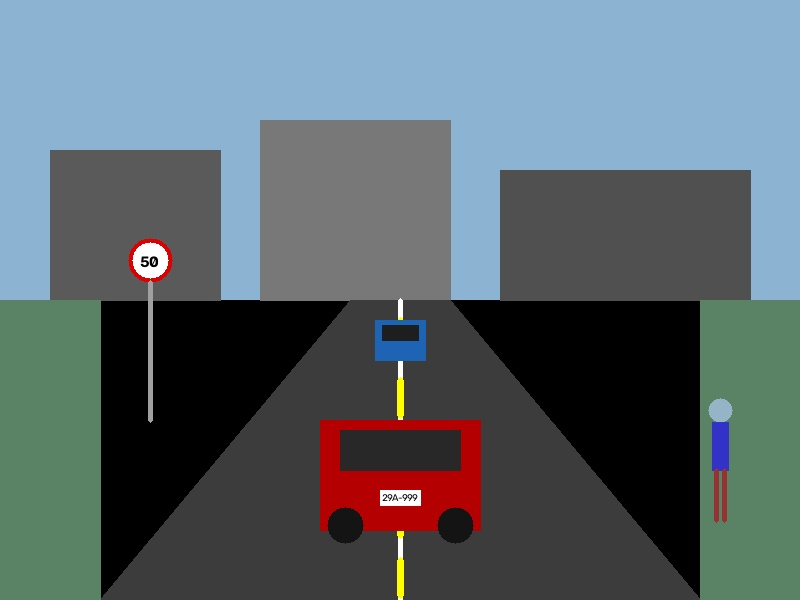
#> input picture assets/sample_traffic.jpg, 800 x 600 px
$ python benchmark_t1.py -i ../assets/sample_traffic.jpg   (older library calls are emulated)
#> lines starting #> are read from the running program, lines starting #| are printed output that depends on the picture; after the words box and inside, x2 and y2 are one past the last pixel; in counts of white or black regions, pixels touching at a corner belong together
import os
import sys
import math

if sys.platform.startswith('win'):
    try:
        sys.stdout.reconfigure(encoding='utf-8')
        sys.stderr.reconfigure(encoding='utf-8')
    except Exception:
        pass

import cv2
import numpy as np
import matplotlib.pyplot as plt

def ensure_dirs():
    os.makedirs("assets", exist_ok=True)
    os.makedirs("logs", exist_ok=True)

# [54 lines left out: function generate_or_load_sample_image, not called in this run]

def compute_entropy(gray):
    """Tính độ hỗn loạn thông tin (Shannon Entropy)"""
    hist = cv2.calcHist([gray], [0], None, [256], [0, 256])
    hist = hist / (hist.sum() + 1e-7)
    non_zero = hist[hist > 0]
    return float(-np.sum(non_zero * np.log2(non_zero)))

def calculate_sensor_health(img):
    """
    Tính các chỉ số đo lường chất lượng quang học của Camera ADAS
    - Naive Laplacian Variance (dễ bị nhiễu hạt mưa đánh lừa)
    - Robust Laplacian Variance (sau khi tách nhiễu thông thấp)
    - Glare / Overexposure Ratio (% diện tích bị bão hòa trắng)
    - Shannon Entropy (lượng thông tin/tương phản)
    - Health Score (Chỉ số sức khỏe tổng hợp 0 - 100%)
    """
    gray = cv2.cvtColor(img, cv2.COLOR_BGR2GRAY)

    # 1. Naive Blur Metric
    naive_lap_var = float(cv2.Laplacian(gray, cv2.CV_64F).var())

    # 2. Robust Blur Metric (Dùng Median Filter loại bỏ nhiễu hạt mưa/muối tiêu cao tần)
    prefiltered = cv2.medianBlur(gray, 5)
    robust_lap_var = float(cv2.Laplacian(prefiltered, cv2.CV_64F).var())

    # Đo mức độ nhiễu hạt cao tần (Noise residual)
    noise_residual = float(np.std(gray.astype(np.float32) - prefiltered.astype(np.float32)))

    # 3. Overexposure / Glare: Tỷ lệ pixel > 240
    overexp_ratio = float((np.sum(gray > 240) / gray.size) * 100.0)

    # 4. Entropy
    entropy_val = compute_entropy(gray)

    # 5. Robust Composite Camera Health Score
    # Baseline tham chiếu: RobLap ~ 265.0 là tối ưu (100%)
    sharpness_score = min(100.0, (robust_lap_var / 265.0) * 100.0)
    # Phạt nếu bị lóa sáng quá 1%
    glare_penalty = min(100.0, overexp_ratio * 5.0)
    # Phạt nếu nhiễu hạt mưa/tuyết vượt ngưỡng (> 3.0)
    noise_penalty = min(100.0, max(0.0, (noise_residual - 3.0) * 6.0))

    composite_health = max(0.0, min(100.0, (sharpness_score * 0.7) + (100.0 - glare_penalty) * 0.3 - noise_penalty * 0.4))

    return round(naive_lap_var, 1), round(robust_lap_var, 1), round(overexp_ratio, 1), round(entropy_val, 2), round(composite_health, 1)

def apply_corruption(img, level):
    """Tạo 5 cấp độ suy giảm môi trường theo nuScenes-C standard"""
    h, w = img.shape[:2]

    if level == 0:
        return img.copy(), "L0: Baseline (Clear)"
    elif level == 1:
        # Nhòe nhẹ do rung nhẹ / vận tốc nhỏ
        k = 9
        res = cv2.GaussianBlur(img, (k, k), 0)
        return res, "L1: Mild Blur (k=9)"
    elif level == 2:
        # Nhòe vừa do sương mù / lens mờ
        k = 21
        res = cv2.GaussianBlur(img, (k, k), 0)
        return res, "L2: Moderate Blur (k=21)"
    elif level == 3:
        # Nhòe nặng + nhiễu hạt mưa (Rain/Noise)
        k = 33
        blurred = cv2.GaussianBlur(img, (k, k), 0)
        noise = np.random.normal(0, 15, blurred.shape).astype(np.float32)
        res = np.clip(blurred.astype(np.float32) + noise, 0, 255).astype(np.uint8)
        return res, "L3: Heavy Blur + Rain Noise"
    elif level == 4:
        # Failure Case nghiêm trọng: Blur nặng + Chói nắng trực diện (Sun Glare)
        k = 29
        blurred = cv2.GaussianBlur(img, (k, k), 0)
        # Mô phỏng đốm lóa sáng cực mạnh (Sun glare) chiếu thẳng vào camera ADAS
        glare = np.zeros((h, w, 3), dtype=np.float32)
        cv2.circle(glare, (w // 2, int(h * 0.4)), 180, (255, 255, 255), -1)
        glare = cv2.GaussianBlur(glare, (121, 121), 0)
        res = np.clip(blurred.astype(np.float32) + glare * 0.9, 0, 255).astype(np.uint8)
        return res, "L4: Severe Blur + Glare (Failure Case)"

def run_detection_proxy(img):
    """
    Bộ nhận diện proxy kết hợp Contour Saliency + Edge Confidence
    Mô phỏng khả năng trích xuất vật thể (Xe, người) của mạng nơ-ron nhận diện.
    Trả về: số lượng đối tượng nhận diện được, confidence trung bình, và ảnh vẽ bounding box.
    """
    gray = cv2.cvtColor(img, cv2.COLOR_BGR2GRAY)
    # Canny edge detector
    edges = cv2.Canny(gray, 50, 150)
    contours, _ = cv2.findContours(edges, cv2.RETR_EXTERNAL, cv2.CHAIN_APPROX_SIMPLE)

    annotated = img.copy()
    valid_boxes = []

    for cnt in contours:
        area = cv2.contourArea(cnt)
        if area > 450:  # Lọc nhiễu quá nhỏ
            x, y, bw, bh = cv2.boundingRect(cnt)
            # Tỷ lệ khung hình hợp lý cho xe hoặc người
            aspect = bh / float(bw)
            if 0.3 < aspect < 3.5:
                # Tính gradient intensity trong box làm proxy cho confidence
                box_gray = gray[y:y+bh, x:x+bw]
                if box_gray.size > 0:
                    conf = min(0.98, float(np.std(box_gray) / 75.0))
                    if conf > 0.25:
                        valid_boxes.append((x, y, bw, bh, conf))

    # NMS đơn giản
    valid_boxes = sorted(valid_boxes, key=lambda b: b[4], reverse=True)[:5]

    avg_conf = float(np.mean([b[4] for b in valid_boxes])) if len(valid_boxes) > 0 else 0.0
    det_count = len(valid_boxes)

    for (x, y, bw, bh, conf) in valid_boxes:
        color = (0, 255, 0) if conf > 0.6 else (0, 165, 255)
        cv2.rectangle(annotated, (x, y), (x+bw, y+bh), color, 2)
        cv2.putText(annotated, f"Obj: {conf:.2f}", (x, max(15, y - 5)),
                    cv2.FONT_HERSHEY_SIMPLEX, 0.45, color, 1)

    return det_count, round(avg_conf, 3), annotated

def main():
    print("=" * 80)
    print("SENSOR REALITY SPRINT - TOPIC T1: CAMERA DEGRADATION HEALTH SCORE")
    print("Nhóm: Nguyễn Minh Quyền (2A202602438) & Vương Việt Hoàng (2A202602528)")
    print("=" * 80)

    import argparse
    parser = argparse.ArgumentParser(description="ADAS Camera Health Score Benchmark")
    parser.add_argument("--image", "-i", type=str, default=None, help="Path to real custom traffic image (e.g. assets/real_traffic.jpg)")
    args = parser.parse_args()

    if args.image and os.path.exists(args.image):
        print(f"-> Nạp ảnh thực tế từ file: {args.image}")
        img_base = cv2.imread(args.image)
#> img_base is the input picture: shape (600, 800, 3); mean B, G, R 108.8, 102.7, 89.8
        img_base = cv2.resize(img_base, (800, 600))
    else:
        img_base = generate_or_load_sample_image()

    levels = [0, 1, 2, 3, 4]
    benchmark_records = []
    saved_frames = []

    header = f"{'Degradation Level':<32} | {'NaiveLap':<9} | {'RobLap':<8} | {'Glare%':<7} | {'Health%':<8} | {'Dets':<5} | {'AvgConf':<7}"
    print(header)
    print("-" * len(header))

    for lvl in levels:
        deg_img, lbl = apply_corruption(img_base, lvl)
        naive_lap, robust_lap, overexp, entropy_val, health_score = calculate_sensor_health(deg_img)
        det_cnt, avg_conf, annotated = run_detection_proxy(deg_img)

        # Overlay Health Score lên ảnh minh chứng
        status_color = (0, 255, 0) if health_score >= 60 else ((0, 165, 255) if health_score >= 35 else (0, 0, 255))
        cv2.putText(annotated, f"Health Score: {health_score}% ({'OK' if health_score>=60 else 'DEGRADED'})",
                    (20, 40), cv2.FONT_HERSHEY_SIMPLEX, 0.8, status_color, 2)
        cv2.putText(annotated, f"RobLap: {robust_lap} | Glare: {overexp}% | Dets: {det_cnt}",
                    (20, 75), cv2.FONT_HERSHEY_SIMPLEX, 0.6, (255, 255, 255), 1)

        saved_frames.append((lbl, annotated))

        record = {
            "Level": lbl,
            "Naive_Lap": naive_lap,
            "Robust_Lap": robust_lap,
            "Entropy": entropy_val,
            "Glare_Ratio": overexp,
            "Health_Score": health_score,
            "Detections": det_cnt,
            "Avg_Confidence": avg_conf
        }
        benchmark_records.append(record)

        row = f"{lbl:<32} | {naive_lap:<9.1f} | {robust_lap:<8.1f} | {overexp:<7.1f} | {health_score:<8.1f} | {det_cnt:<5} | {avg_conf:<7.3f}"
        print(row)
#> this loop made 5 passes
#> (lbl, naive_lap_var in calculate_sensor_health, robust_lap_var in calculate_sensor_health, noise_residual in calculate_sensor_health, overexp_ratio in calculate_sensor_health, entropy_val, sharpness_score in calculate_sensor_health, glare_penalty in calculate_sensor_health) on passes 1 to 5: ('L0: Baseline (Clear)', 330.1, 252.2, 3.74, 0.324, 3.13, 95.18, 1.62), ('L1: Mild Blur (k=9)', 3.81, 4.65, 0.654, 0.0925, 3.59, 1.75, 0.463), ('L2: Moderate Blur (k=21)', 0.661, 0.765, 0.251, 0.00604, 4.14, 0.289, 0.0302), ('L3: Heavy Blur + Rain Noise', 1828.4, 21.81, 9.48, 0, 7.39, 8.23, 0), ('L4: Severe Blur + Glare (Failure Case)', 0.709, 0.713, 0.168, 19.09, 4.98, 0.269, 95.45)
#> (printed output is left out)
#> pass 1, in calculate_sensor_health, `gray = cv2.cvtColor(img, cv2.COLOR_BGR2GRAY)`:
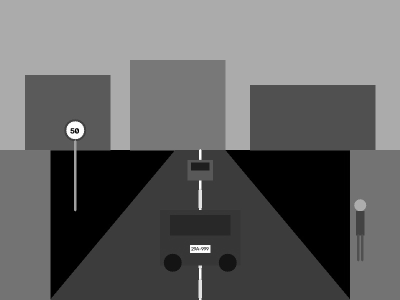
#> gray: shape (600, 800) (shown at 1/2 size); min 0, max 255, mean 99.5
#> pass 1, in run_detection_proxy, `edges = cv2.Canny(gray, 50, 150)`:
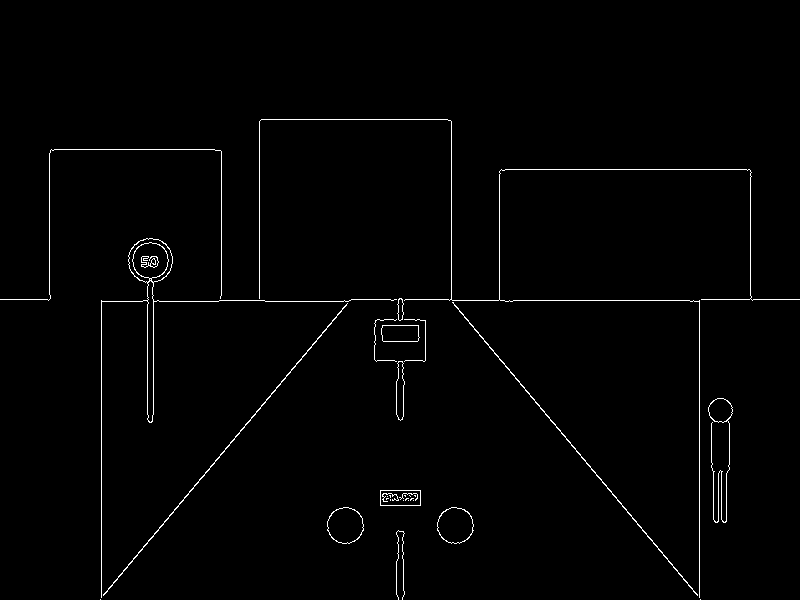
#> edges: shape (600, 800); 1.2% white in thin lines or dots, all inside (x1, y1, x2, y2) = (0, 119, 800, 600)
#> after the loop:
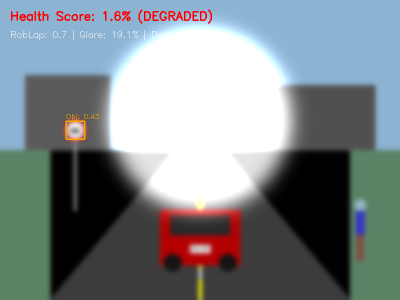
#> annotated: shape (600, 800, 3) (shown at 1/2 size); mean B, G, R 138.2, 134.7, 126.3
#> after the loop, benchmark_records = 5 items; saved_frames = 5 items

    print("=" * 80)

    # 1. Lưu file log kết quả
    with open("logs/benchmark_results.csv", "w", encoding="utf-8") as f:
        f.write("Level,Naive_Lap,Robust_Lap,Entropy,Glare_Ratio,Health_Score,Detections,Avg_Confidence\n")
        for r in benchmark_records:
            f.write(f'"{r["Level"]}",{r["Naive_Lap"]},{r["Robust_Lap"]},{r["Entropy"]},{r["Glare_Ratio"]},{r["Health_Score"]},{r["Detections"]},{r["Avg_Confidence"]}\n')
#> this loop made 5 passes

    with open("logs/benchmark.log", "w", encoding="utf-8") as f:
        f.write("SENSOR REALITY SPRINT LOG\n")
        f.write("Topic T1: Camera degradation health score\n")
        f.write("Teammates: Nguyen Minh Quyen (2A202602438), Vuong Viet Hoang (2A202602528)\n\n")
        f.write(header + "\n")
        f.write("-" * len(header) + "\n")
        for r in benchmark_records:
            f.write(f"{r['Level']:<32} | {r['Naive_Lap']:<9.1f} | {r['Robust_Lap']:<8.1f} | {r['Glare_Ratio']:<7.1f} | {r['Health_Score']:<8.1f} | {r['Detections']:<5} | {r['Avg_Confidence']:<7.3f}\n")
    print("-> Đã lưu kết quả vào 'logs/benchmark_results.csv' và 'logs/benchmark.log'.")

    # 2. Tạo biểu đồ trực quan (Plot)
    labels = ["L0\nBaseline", "L1\nMild", "L2\nModerate", "L3\nRainNoise", "L4\nSevereGlare"]
    healths = [r["Health_Score"] for r in benchmark_records]
#> healths = [94.4, 31.1, 30.2, 20.2, 1.6]
    confs = [r["Avg_Confidence"] for r in benchmark_records]
#> confs = [0.746, 0.669, 0.449, 0.604, 0.43]
    lap_vars = [r["Robust_Lap"] for r in benchmark_records]
#> lap_vars = [252.2, 4.6, 0.8, 21.8, 0.7]
    dets = [r["Detections"] for r in benchmark_records]
#> dets = [2, 2, 2, 4, 1]

    fig, (ax1, ax2) = plt.subplots(1, 2, figsize=(14, 5))

    # Đồ thị 1: Health Score vs Detector Confidence
    color1 = 'tab:red'
    ax1.set_xlabel('Mức độ suy giảm (Degradation Level)', fontsize=11, fontweight='bold')
    ax1.set_ylabel('Camera Health Score (%)', color=color1, fontsize=11, fontweight='bold')
    line1 = ax1.plot(labels, healths, color=color1, marker='o', linewidth=2.5, label='Camera Health Score (%)')
#> line1 = 1 item
    ax1.tick_params(axis='y', labelcolor=color1)
    ax1.grid(True, linestyle='--', alpha=0.5)
    ax1.set_ylim(-5, 110)

    ax1_twin = ax1.twinx()
    color2 = 'tab:blue'
    ax1_twin.set_ylabel('Detector Avg Confidence', color=color2, fontsize=11, fontweight='bold')
    line2 = ax1_twin.plot(labels, confs, color=color2, marker='s', linewidth=2.5, linestyle='--', label='Detector Confidence')
#> line2 = 1 item
    ax1_twin.tick_params(axis='y', labelcolor=color2)
    ax1_twin.set_ylim(-0.05, 1.05)

    # Đặt ngưỡng fallback
    ax1.axhline(y=50, color='darkorange', linestyle=':', linewidth=2, label='Ngưỡng cảnh báo Fallback (50%)')
    ax1.set_title('Tác động suy giảm: Sức khỏe Camera vs Độ tin cậy Detector', fontsize=12, fontweight='bold')

    # Gom legend
    lines = line1 + line2 + [plt.Line2D([0], [0], color='darkorange', linestyle=':', linewidth=2)]
#> lines = 3 items
    legend_labels = ['Camera Health Score (%)', 'Detector Confidence', 'Ngưỡng Fallback (50%)']
    ax1.legend(lines, legend_labels, loc='lower left')

    # Đồ thị 2: Số vật thể phát hiện & Độ mờ Laplacian
    x_indices = np.arange(len(labels))
#> x_indices = [0, 1, 2, 3, 4]
    width = 0.35
    ax2.bar(x_indices, dets, width=width, color='teal', edgecolor='black', alpha=0.8, label='Số lượng đối tượng phát hiện')
    ax2.set_ylabel('Số lượng đối tượng (Detections)', fontsize=11, fontweight='bold')
    ax2.set_xlabel('Mức độ suy giảm', fontsize=11, fontweight='bold')
    ax2.set_xticks(x_indices)
    ax2.set_xticklabels(labels)
    ax2.set_title('Mất mát đối tượng nhận diện theo cấp độ suy giảm', fontsize=12, fontweight='bold')
    ax2.grid(True, axis='y', linestyle='--', alpha=0.5)
    ax2.set_ylim(0, max(dets) + 2)
    ax2.legend(loc='upper right')

    plt.tight_layout()
    plot_path = "assets/benchmark_plot.png"
    plt.savefig(plot_path, dpi=200)
    plt.close()
    print(f"-> Đã xuất đồ thị benchmark tại: {plot_path}")

    # 3. Tạo ảnh so sánh đối chứng Failure Case (Level 0 vs Level 4)
    frame_clean = saved_frames[0][1]
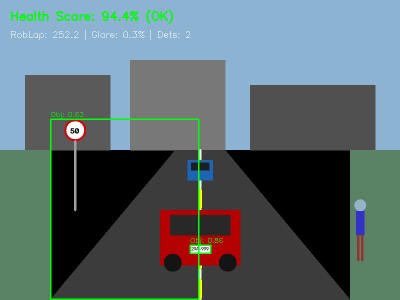
#> frame_clean: shape (600, 800, 3) (shown at 1/2 size); mean B, G, R 107.2, 104.8, 88.5
    frame_failed = saved_frames[4][1]
    comparison = np.hstack([frame_clean, frame_failed])
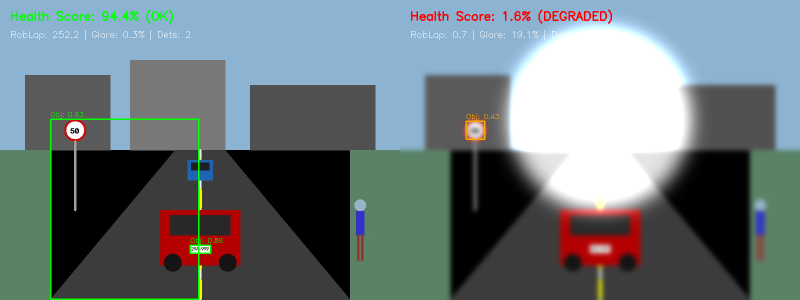
#> comparison: shape (600, 1600, 3) (shown at 1/2 size); mean B, G, R 122.7, 119.7, 107.4
    comp_path = "assets/failure_case_comparison.png"
    cv2.imwrite(comp_path, comparison)
    print(f"-> Đã xuất ảnh so sánh Failure Case tại: {comp_path}")
    print("\nBENCHMARK HOÀN TẤT THÀNH CÔNG!")

if __name__ == "__main__":
    main()

$ run again, with assets/real_adas_highway.jpg copied over assets/sample_traffic.jpg
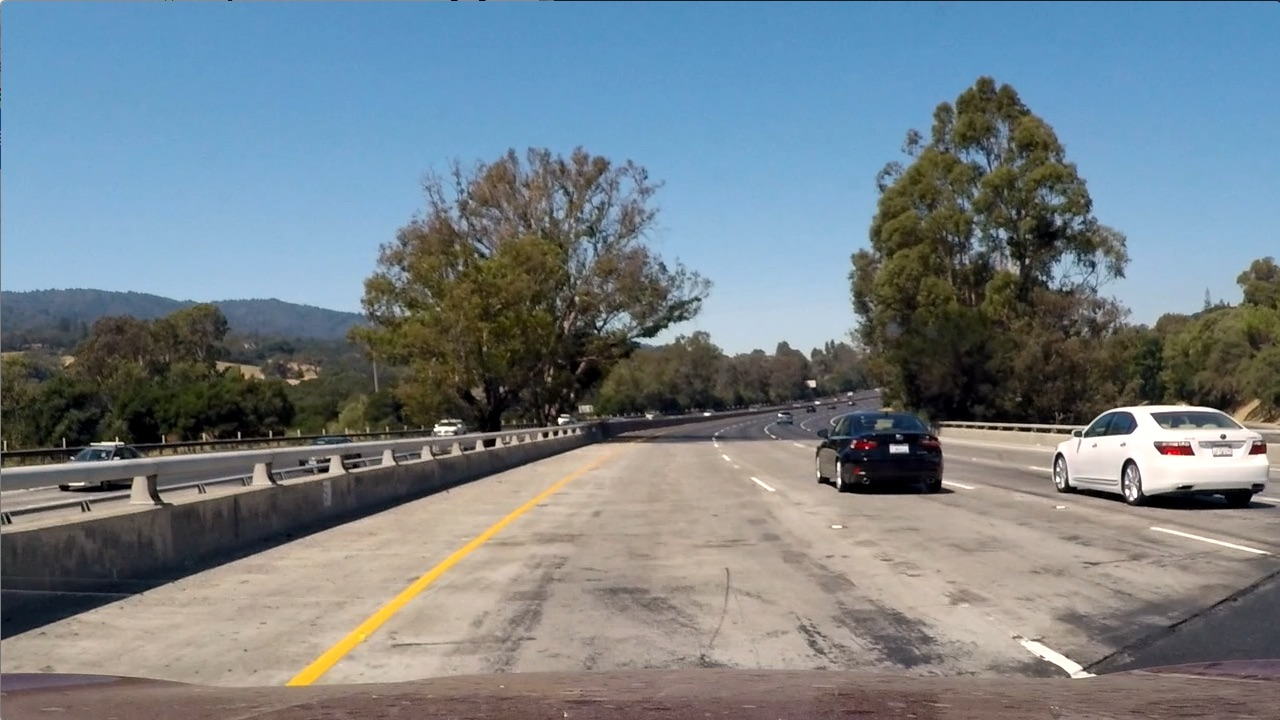
#> input picture assets/real_adas_highway.jpg, 1280 x 720 px
#> in main, img_base is the input picture: shape (720, 1280, 3); mean B, G, R 135.5, 128.7, 117.5
#> img_base: shape (600, 800, 3)
#> the loop in main, `for lvl in levels:` made 5 passes
#> (lbl, naive_lap_var in calculate_sensor_health, robust_lap_var in calculate_sensor_health, noise_residual in calculate_sensor_health, overexp_ratio in calculate_sensor_health, entropy_val, sharpness_score in calculate_sensor_health, glare_penalty in calculate_sensor_health) on passes 1 to 4: ('L0: Baseline (Clear)', 392.2, 148.8, 7.82, 0.699, 7.49, 56.17, 3.49), ('L1: Mild Blur (k=9)', 9.77, 11.78, 1.79, 0.448, 7.45, 4.45, 2.24), ('L2: Moderate Blur (k=21)', 2.27, 2.63, 0.597, 0.223, 7.41, 0.993, 1.11), ('L3: Heavy Blur + Rain Noise', 2008, 25.43, 9.92, 0.103, 7.48, 9.6, 0.513)
#> (printed output is left out)
#> pass 1, in run_detection_proxy, `edges = cv2.Canny(gray, 50, 150)`:
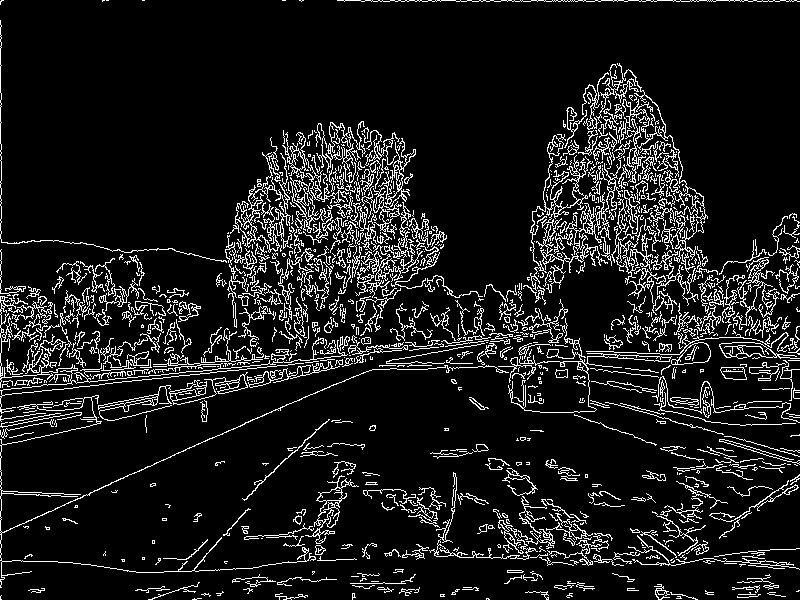
#> edges: shape (600, 800); 10.2% white in thin lines or dots
#> after the loop in main, `for lvl in levels:`: benchmark_records = 5 items
#> the loop in main, `for r in benchmark_records:` made 5 passes
#> healths = [56.7, 32.4, 30.4, 20, 0.4]
#> confs = [0.656, 0, 0, 0.766, 0]
#> lap_vars = [148.8, 11.8, 2.6, 25.4, 1.7]
#> dets = [5, 0, 0, 5, 0]
#> line1 = 1 item
#> lines = 3 items
#> x_indices = [0, 1, 2, 3, 4]
#> in main, `comparison = np.hstack([frame_clean, frame_failed])`:
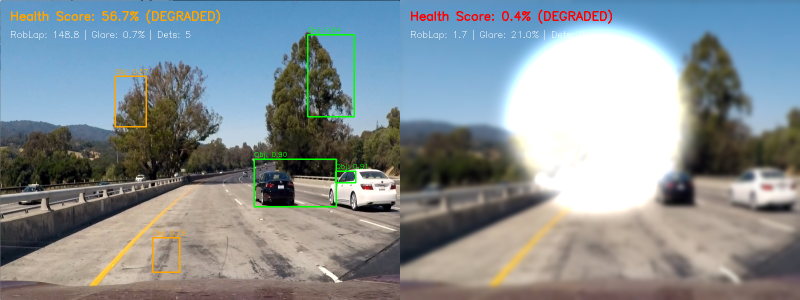
#> comparison: shape (600, 1600, 3) (shown at 1/2 size); mean B, G, R 148.4, 144.7, 135.6
